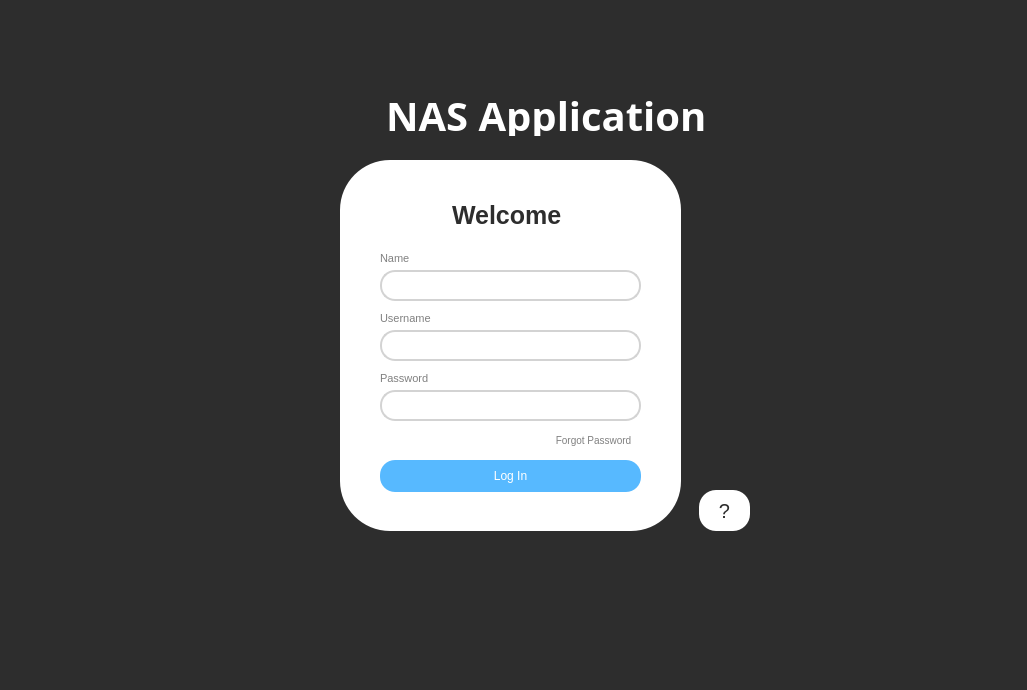
<?xml version="1.0" encoding="UTF-8"?>
<ui version="4.0">
 <class>MainWindow</class>
 <widget class="QMainWindow" name="MainWindow">
  <property name="geometry">
   <rect>
    <x>0</x>
    <y>0</y>
    <width>1027</width>
    <height>690</height>
   </rect>
  </property>
  <property name="font">
   <font>
    <family>.AppleSystemUIFont</family>
   </font>
  </property>
  <property name="windowTitle">
   <string>MainWindow</string>
  </property>
  <property name="styleSheet">
   <string notr="true">QWidget {
    background-color: #2D2D2D;
}
</string>
  </property>
  <widget class="QWidget" name="centralwidget">
   <widget class="QStackedWidget" name="stackedWidget">
    <property name="geometry">
     <rect>
      <x>10</x>
      <y>0</y>
      <width>991</width>
      <height>621</height>
     </rect>
    </property>
    <property name="currentIndex">
     <number>0</number>
    </property>
    <widget class="QWidget" name="page1">
     <widget class="QPushButton" name="helpButton">
      <property name="geometry">
       <rect>
        <x>689</x>
        <y>490</y>
        <width>51</width>
        <height>41</height>
       </rect>
      </property>
      <property name="styleSheet">
       <string notr="true">QPushButton {
    background-color: white;
    color: #2D2D2D;
    border-radius: 17px; 
	font-family: &quot;Century Gothic&quot;, sans-serif;
	font-size: 20px;
}




</string>
      </property>
      <property name="text">
       <string>?</string>
      </property>
     </widget>
     <widget class="QLabel" name="label">
      <property name="geometry">
       <rect>
        <x>370</x>
        <y>310</y>
        <width>71</width>
        <height>16</height>
       </rect>
      </property>
      <property name="styleSheet">
       <string notr="true">QLabel {
    background: transparent;
    color: gray;
	font-size: 11px;
 font-family: &quot;Century Gothic&quot;, sans-serif;
}
</string>
      </property>
      <property name="text">
       <string>Username</string>
      </property>
     </widget>
     <widget class="QPushButton" name="loginButton">
      <property name="geometry">
       <rect>
        <x>370</x>
        <y>460</y>
        <width>261</width>
        <height>32</height>
       </rect>
      </property>
      <property name="styleSheet">
       <string notr="true">QPushButton {
    background-color: #57B9FF;
    color: white;
    border-radius: 15px;
    font-family: &quot;Century Gothic&quot;, sans-serif;
}
</string>
      </property>
      <property name="text">
       <string>Log In</string>
      </property>
     </widget>
     <widget class="QLabel" name="label_6">
      <property name="geometry">
       <rect>
        <x>360</x>
        <y>90</y>
        <width>361</width>
        <height>51</height>
       </rect>
      </property>
      <property name="font">
       <font>
        <family>Impact</family>
        <pointsize>-1</pointsize>
        <bold>true</bold>
       </font>
      </property>
      <property name="styleSheet">
       <string notr="true">QLabel {
    background-color: none;
    color: white;
    border: 0px solid gray;
    border-radius: 10px;
    padding: 5px;
    font-size: 40px;
font-family: &quot;Impact&quot;, sans-serif;
    font-weight: bold;
}
</string>
      </property>
      <property name="text">
       <string>NAS Application</string>
      </property>
     </widget>
     <widget class="QLabel" name="label_3">
      <property name="geometry">
       <rect>
        <x>370</x>
        <y>250</y>
        <width>71</width>
        <height>16</height>
       </rect>
      </property>
      <property name="styleSheet">
       <string notr="true">QLabel {
    background: transparent;
    color: gray;
	font-size: 11px;
 font-family: &quot;Century Gothic&quot;, sans-serif;
}
</string>
      </property>
      <property name="text">
       <string>Name</string>
      </property>
     </widget>
     <widget class="QFrame" name="frame">
      <property name="geometry">
       <rect>
        <x>330</x>
        <y>160</y>
        <width>341</width>
        <height>371</height>
       </rect>
      </property>
      <property name="styleSheet">
       <string notr="true">QFrame {
    background-color: white; 
    border: 0px solid lightgray; 
    border-radius: 50px; 
    padding: 10px; 
}
</string>
      </property>
      <property name="frameShape">
       <enum>QFrame::Shape::StyledPanel</enum>
      </property>
      <property name="frameShadow">
       <enum>QFrame::Shadow::Raised</enum>
      </property>
      <widget class="QLineEdit" name="NameLineEdit">
       <property name="geometry">
        <rect>
         <x>40</x>
         <y>110</y>
         <width>261</width>
         <height>31</height>
        </rect>
       </property>
       <property name="styleSheet">
        <string notr="true">QLineEdit {
background-color: white; 
color: black; 
border: 2px solid lightgray;
border-radius: 15px; 
padding: 5px;

}



</string>
       </property>
      </widget>
      <widget class="QPushButton" name="forgotButton">
       <property name="geometry">
        <rect>
         <x>193</x>
         <y>264</y>
         <width>121</width>
         <height>32</height>
        </rect>
       </property>
       <property name="styleSheet">
        <string notr="true">QPushButton {
    background-color: none; 
    color: grey; 
	font-size: 10px;
    border-radius: 15px; 
 font-family: &quot;Century Gothic&quot;, sans-serif;

}
</string>
       </property>
       <property name="text">
        <string>Forgot Password</string>
       </property>
      </widget>
      <widget class="QLabel" name="label_5">
       <property name="geometry">
        <rect>
         <x>100</x>
         <y>30</y>
         <width>151</width>
         <height>51</height>
        </rect>
       </property>
       <property name="styleSheet">
        <string notr="true">QLabel {
    background-color: none;
    color:  #2D2D2D;
    border: 0px solid gray;
    border-radius: 10px;
    padding: 5px;
    font-size: 25px;
 font-family: &quot;Century Gothic&quot;, sans-serif;
    font-weight: bold;
}
</string>
       </property>
       <property name="text">
        <string>Welcome</string>
       </property>
      </widget>
      <widget class="QLineEdit" name="usernameLineEdit">
       <property name="geometry">
        <rect>
         <x>40</x>
         <y>170</y>
         <width>261</width>
         <height>31</height>
        </rect>
       </property>
       <property name="styleSheet">
        <string notr="true">QLineEdit {
background-color: white; 
color: black; 
border: 2px solid lightgray;
border-radius: 15px; 
padding: 5px;
}

</string>
       </property>
      </widget>
      <widget class="QLineEdit" name="passwordLineEdit">
       <property name="geometry">
        <rect>
         <x>40</x>
         <y>230</y>
         <width>261</width>
         <height>31</height>
        </rect>
       </property>
       <property name="styleSheet">
        <string notr="true">QLineEdit {
background-color: white; 
color: black; 
border: 2px solid lightgray;
border-radius: 15px; 
padding: 5px;
}

</string>
       </property>
       <property name="echoMode">
        <enum>QLineEdit::EchoMode::Password</enum>
       </property>
      </widget>
     </widget>
     <widget class="QLabel" name="label_2">
      <property name="geometry">
       <rect>
        <x>370</x>
        <y>370</y>
        <width>60</width>
        <height>16</height>
       </rect>
      </property>
      <property name="styleSheet">
       <string notr="true">QLabel {
    background: transparent;
    color: gray;
	font-size: 11px;
 font-family: &quot;Century Gothic&quot;, sans-serif;
}
</string>
      </property>
      <property name="text">
       <string>Password</string>
      </property>
     </widget>
     <zorder>frame</zorder>
     <zorder>helpButton</zorder>
     <zorder>label</zorder>
     <zorder>loginButton</zorder>
     <zorder>label_6</zorder>
     <zorder>label_3</zorder>
     <zorder>label_2</zorder>
    </widget>
    <widget class="QWidget" name="page3">
     <widget class="QLabel" name="label_11">
      <property name="geometry">
       <rect>
        <x>380</x>
        <y>220</y>
        <width>261</width>
        <height>51</height>
       </rect>
      </property>
      <property name="styleSheet">
       <string notr="true">QLabel {
    background-color: none;
    color:  white;
    border: 0px solid gray;
    border-radius: 10px;
    padding: 5px;
    font-size: 25px;
 font-family: &quot;Century Gothic&quot;, sans-serif;
    font-weight: bold;
}
</string>
      </property>
      <property name="text">
       <string>Log in Successful</string>
      </property>
     </widget>
     <widget class="QPushButton" name="backButton">
      <property name="geometry">
       <rect>
        <x>420</x>
        <y>370</y>
        <width>151</width>
        <height>41</height>
       </rect>
      </property>
      <property name="styleSheet">
       <string notr="true">QPushButton {
    background-color: white;
    color: #2D2D2D;
    border-radius: 17px; 
	font-family: &quot;Century Gothic&quot;, sans-serif;
	font-size: 15px;
}




</string>
      </property>
      <property name="text">
       <string>Back to Log In</string>
      </property>
     </widget>
     <widget class="QLabel" name="label_13">
      <property name="geometry">
       <rect>
        <x>392</x>
        <y>270</y>
        <width>261</width>
        <height>51</height>
       </rect>
      </property>
      <property name="styleSheet">
       <string notr="true">QLabel {
    background-color: none;
    color:  white;
    border: 0px solid gray;
    border-radius: 10px;
    padding: 5px;
    font-size: 15px;
 font-family: &quot;Century Gothic&quot;, sans-serif;
    font-weight: bold;
}
</string>
      </property>
      <property name="text">
       <string>&lt;connect to home page&gt;</string>
      </property>
     </widget>
    </widget>
    <widget class="QWidget" name="page2">
     <widget class="QLabel" name="label_7">
      <property name="geometry">
       <rect>
        <x>420</x>
        <y>110</y>
        <width>151</width>
        <height>51</height>
       </rect>
      </property>
      <property name="styleSheet">
       <string notr="true">QLabel {
    background-color: none;
    color:  white;
    border: 0px solid gray;
    border-radius: 10px;
    padding: 5px;
    font-size: 25px;
 font-family: &quot;Century Gothic&quot;, sans-serif;
    font-weight: bold;
}
</string>
      </property>
      <property name="text">
       <string>Help page</string>
      </property>
     </widget>
     <widget class="QLabel" name="label_8">
      <property name="geometry">
       <rect>
        <x>220</x>
        <y>130</y>
        <width>731</width>
        <height>131</height>
       </rect>
      </property>
      <property name="styleSheet">
       <string notr="true">QLabel {
    background-color: none;
    color:  white;
    border: 0px solid gray;
    border-radius: 10px;
    padding: 5px;
    font-size: 15px;
 font-family: &quot;Century Gothic&quot;, sans-serif;
    font-weight: bold;
}
</string>
      </property>
      <property name="text">
       <string>This project creates a local file storage system using a Raspberry Pi with a</string>
      </property>
     </widget>
     <widget class="QPushButton" name="backButton_2">
      <property name="geometry">
       <rect>
        <x>440</x>
        <y>380</y>
        <width>121</width>
        <height>41</height>
       </rect>
      </property>
      <property name="styleSheet">
       <string notr="true">QPushButton {
    background-color: white;
    color: #2D2D2D;
    border-radius: 17px; 
	font-family: &quot;Century Gothic&quot;, sans-serif;
	font-size: 15px;
}




</string>
      </property>
      <property name="text">
       <string>Back</string>
      </property>
     </widget>
     <widget class="QLabel" name="label_9">
      <property name="geometry">
       <rect>
        <x>230</x>
        <y>160</y>
        <width>581</width>
        <height>131</height>
       </rect>
      </property>
      <property name="styleSheet">
       <string notr="true">QLabel {
    background-color: none;
    color:  white;
    border: 0px solid gray;
    border-radius: 10px;
    padding: 5px;
    font-size: 15px;
 font-family: &quot;Century Gothic&quot;, sans-serif;
    font-weight: bold;
}
</string>
      </property>
      <property name="text">
       <string>desktop app for uploading, downloading, and managing files securely.</string>
      </property>
     </widget>
     <widget class="QLabel" name="label_10">
      <property name="geometry">
       <rect>
        <x>398</x>
        <y>190</y>
        <width>581</width>
        <height>131</height>
       </rect>
      </property>
      <property name="styleSheet">
       <string notr="true">QLabel {
    background-color: none;
    color:  white;
    border: 0px solid gray;
    border-radius: 10px;
    padding: 5px;
    font-size: 15px;
 font-family: &quot;Century Gothic&quot;, sans-serif;
    font-weight: bold;
}
</string>
      </property>
      <property name="text">
       <string>&lt;insert more instructions&gt;</string>
      </property>
     </widget>
    </widget>
    <widget class="QWidget" name="page4">
     <widget class="QLabel" name="label_12">
      <property name="geometry">
       <rect>
        <x>390</x>
        <y>180</y>
        <width>261</width>
        <height>51</height>
       </rect>
      </property>
      <property name="styleSheet">
       <string notr="true">QLabel {
    background-color: none;
    color:  white;
    border: 0px solid gray;
    border-radius: 10px;
    padding: 5px;
    font-size: 25px;
 font-family: &quot;Century Gothic&quot;, sans-serif;
    font-weight: bold;
}
</string>
      </property>
      <property name="text">
       <string>Forgot Password</string>
      </property>
     </widget>
     <widget class="QPushButton" name="backButton_3">
      <property name="geometry">
       <rect>
        <x>340</x>
        <y>380</y>
        <width>151</width>
        <height>41</height>
       </rect>
      </property>
      <property name="styleSheet">
       <string notr="true">QPushButton {
    background-color: white;
    color: #2D2D2D;
    border-radius: 17px; 
	font-family: &quot;Century Gothic&quot;, sans-serif;
	font-size: 15px;
}




</string>
      </property>
      <property name="text">
       <string>Back to Log In</string>
      </property>
     </widget>
     <widget class="QLabel" name="label_14">
      <property name="geometry">
       <rect>
        <x>300</x>
        <y>250</y>
        <width>431</width>
        <height>51</height>
       </rect>
      </property>
      <property name="styleSheet">
       <string notr="true">QLabel {
    background-color: none;
    color:  white;
    border: 0px solid gray;
    border-radius: 10px;
    padding: 5px;
    font-size: 15px;
 font-family: &quot;Century Gothic&quot;, sans-serif;
    font-weight: bold;
}
</string>
      </property>
      <property name="text">
       <string>Enter your username and we will retrieve your password:</string>
      </property>
     </widget>
     <widget class="QLineEdit" name="NameLineEdit_2">
      <property name="geometry">
       <rect>
        <x>370</x>
        <y>310</y>
        <width>261</width>
        <height>31</height>
       </rect>
      </property>
      <property name="styleSheet">
       <string notr="true">QLineEdit {
background-color: white; 
color: black; 
border: 2px solid lightgray;
border-radius: 15px; 
padding: 5px;

}



</string>
      </property>
     </widget>
     <widget class="QPushButton" name="retrieveButton">
      <property name="geometry">
       <rect>
        <x>510</x>
        <y>380</y>
        <width>151</width>
        <height>41</height>
       </rect>
      </property>
      <property name="styleSheet">
       <string notr="true">QPushButton {
    background-color: white;
    color: #2D2D2D;
    border-radius: 17px; 
	font-family: &quot;Century Gothic&quot;, sans-serif;
	font-size: 15px;
}




</string>
      </property>
      <property name="text">
       <string>Retrieve Password</string>
      </property>
     </widget>
    </widget>
   </widget>
  </widget>
  <widget class="QMenuBar" name="menubar">
   <property name="geometry">
    <rect>
     <x>0</x>
     <y>0</y>
     <width>1027</width>
     <height>24</height>
    </rect>
   </property>
  </widget>
  <widget class="QStatusBar" name="statusbar"/>
 </widget>
 <resources/>
 <connections/>
</ui>
